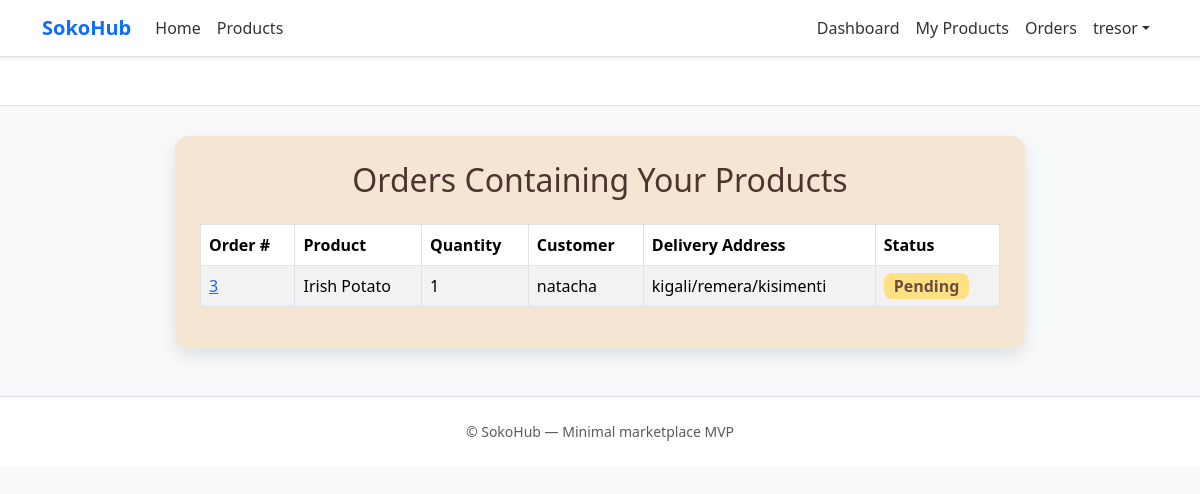
Screenshot of /orders/vendor-orders/ (signed in) with the database file from the repository.
### accounts/models.py (models this page shows, shortened)
class CustomUser(AbstractUser):
    VENDOR = 'vendor'
    CUSTOMER = 'customer'
    USER_TYPE_CHOICES = [
        (VENDOR, 'Vendor'),
        (CUSTOMER, 'Customer'),
    ]
    user_type = models.CharField(max_length=20, choices=USER_TYPE_CHOICES, default=CUSTOMER)
    email = models.EmailField(blank=False)
    phone = models.CharField(max_length=20, blank=True)
    location = models.CharField(max_length=100, blank=True)

### orders/models.py (models this page shows, shortened)
class OrderItem(models.Model):
    order = models.ForeignKey(Order, on_delete=models.CASCADE, related_name='items')
    product = models.ForeignKey('products.Product', on_delete=models.CASCADE)
    quantity = models.PositiveIntegerField(default=1)
    price = models.DecimalField(decimal_places=2, max_digits=10, validators=[MinValueValidator(0)])

class Order(models.Model):
    STATUS_PENDING = 'pending'
    STATUS_COMPLETED = 'completed'
    STATUS_CHOICES = [
        (STATUS_PENDING, 'Pending'),
        (STATUS_COMPLETED, 'Completed'),
    ]
    customer = models.ForeignKey(settings.AUTH_USER_MODEL, on_delete=models.CASCADE, related_name='orders')
    total = models.DecimalField(decimal_places=2, max_digits=12, validators=[MinValueValidator(0)])
    status = models.CharField(max_length=20, choices=STATUS_CHOICES, default=STATUS_PENDING)
    delivery_address = models.TextField()
    phone = models.CharField(max_length=20)
    created_at = models.DateTimeField(auto_now_add=True)
    class Meta:
        ordering = ['-created_at']

### products/models.py (models this page shows, shortened)
class Product(models.Model):
    STATUS_ACTIVE = 'active'
    STATUS_INACTIVE = 'inactive'
    STATUS_CHOICES = [
        (STATUS_ACTIVE, 'Active'),
        (STATUS_INACTIVE, 'Inactive'),
    ]
    vendor = models.ForeignKey(settings.AUTH_USER_MODEL, on_delete=models.CASCADE, related_name='products')
    name = models.CharField(max_length=200)
    description = models.TextField(blank=True)
    price = models.DecimalField(decimal_places=2, max_digits=10, validators=[MinValueValidator(0)])
    stock = models.PositiveIntegerField(default=0)
    image = models.ImageField(upload_to='products/', blank=True, null=True)
    status = models.CharField(max_length=20, choices=STATUS_CHOICES, default=STATUS_ACTIVE)
    created_at = models.DateTimeField(auto_now_add=True)
    class Meta:
        ordering = ['-created_at']

### accounts/decorators.py (the view)
    def wrapper(request, *args, **kwargs):
        if not request.user.is_authenticated:
            messages.error(request, "Login required.")
            return redirect("login")
        if request.user.user_type != "vendor":
            messages.error(request, "Only vendors can access this page.")
            return redirect("home")
        return view_func(request, *args, **kwargs)

### orders/views.py (called while the page is built)
@vendor_required
def vendor_orders(request):
    vendor_items = OrderItem.objects.filter(product__vendor=request.user).select_related('order', 'product', 'order__customer').order_by('-order__created_at')
    return render(request, 'vendor_orders.html', {"items": vendor_items})

### templates/vendor_orders.html
{% extends "base.html" %}
{% block content %}
<div style="max-width:850px; margin:30px auto; background:#f5e6d3; padding:25px; border-radius:14px; box-shadow:0 8px 18px rgba(0,0,0,0.1);">
    <h2 style="color:#4e342e; text-align:center; margin-bottom:25px;">
        Orders Containing Your Products
    </h2>
    {% if items %}
    <div style="overflow-x:auto;">
    <table class="table table-bordered table-striped align-middle" style="background:white;">
        <thead style="background:#f5e6d3;">
            <tr>
                <th>Order #</th>
                <th>Product</th>
                <th>Quantity</th>
                <th>Customer</th>
                <th>Delivery Address</th>
                <th>Status</th>
            </tr>
        </thead>
        <tbody>
        {% for item in items %}
            <tr>
                <td><a href="{% url 'orders:confirmation' item.order.id %}">{{ item.order.id }}</a></td>
                <td>{{ item.product.name }}</td>
                <td>{{ item.quantity }}</td>
                <td>{{ item.order.customer.username }}</td>
                <td>{{ item.order.delivery_address }}</td>
                <td>
                    {% if item.order.status == 'pending' %}
                        <span style="background:#ffe082; color:#6d4c41; padding:2px 10px; border-radius:8px; font-weight:600;">Pending</span>
                    {% elif item.order.status == 'completed' %}
                        <span style="background:#c8e6c9; color:#256029; padding:2px 10px; border-radius:8px; font-weight:600;">Completed</span>
                    {% else %}
                        <span style="background:#eee; color:#333; padding:2px 10px; border-radius:8px; font-weight:600;">{{ item.order.status|capfirst }}</span>
                    {% endif %}
                </td>
            </tr>
        {% endfor %}
        </tbody>
    </table>
    </div>
    {% else %}
        <p style="text-align:center; color:#6d4c41; font-size:18px;">
            No orders include your products yet.
        </p>
    {% endif %}
</div>
{% endblock %}

### templates/base.html (shortened to what this page needs)
{% load static %}
<!DOCTYPE html>
<html lang="en">
<head>
        <link href="https://cdn.jsdelivr.net/npm/bootstrap@5.3.3/dist/css/bootstrap.min.css" rel="stylesheet">
        <link href="{% static 'css/styles.css' %}" rel="stylesheet">
</head>
<body class="bg-light">
<nav class="navbar navbar-expand-lg navbar-white bg-white border-bottom shadow-sm">
    <div class="container">
        <a class="navbar-brand fw-bold text-primary" href="{% url 'home_page' %}">SokoHub</a>
        <div class="collapse navbar-collapse" id="mainNav">
            <ul class="navbar-nav me-auto mb-2 mb-lg-0">
                <li class="nav-item">
                    <a class="nav-link {% if request.path == '/' %}active{% endif %}" href="{% url 'home_page' %}">Home</a>
                </li>
                    <li class="nav-item">
                    <a class="nav-link {% if 'products' in request.path %}active{% endif %}" href="{% url 'products:product_list' %}">Products</a>
                </li>
            </ul>
            <ul class="navbar-nav mb-2 mb-lg-0">
                {% if request.user.is_authenticated %}
                    {% if request.user.user_type == 'vendor' %}
                        <li class="nav-item"><a class="nav-link" href="{% url 'products:vendor_dashboard' %}">Dashboard</a></li>
                        <li class="nav-item"><a class="nav-link" href="{% url 'products:vendor_products' %}">My Products</a></li>
                        <li class="nav-item"><a class="nav-link" href="{% url 'orders:vendor_orders' %}">Orders</a></li>
                    {% else %}
                        <li class="nav-item"><a class="nav-link" href="{% url 'orders:my_orders' %}">My Orders</a></li>
                    {% endif %}
                    <li class="nav-item dropdown">
                        <a class="nav-link dropdown-toggle" href="#" id="userMenu" role="button" data-bs-toggle="dropdown">{{ request.user.username }}</a>
                    </li>
                {% else %}
                    <li class="nav-item"><a class="nav-link" href="{% url 'login' %}">Login</a></li>
                    <li class="nav-item"><a class="nav-link btn btn-sm btn-primary text-white ms-2" href="{% url 'register' %}">Register</a></li>
                {% endif %}
            </ul>
        </div>
    </div>
</nav>
<header class="py-4 bg-white border-bottom mb-4">
</header>
<main class="container mb-5">
    {% block content %}{% endblock %}
</main>
<footer class="bg-white border-top py-4 mt-auto">
    <div class="container text-center text-muted small">
        © {{ now|date:'Y' }} SokoHub — Minimal marketplace MVP
    </div>
</footer>
</body>
</html>

### static/css/styles.css (style rules this page uses)
:root { --brand:#0d6efd; --muted:#6c757d; }
body { background:#f7f8fa;font-family:system-ui,-apple-system,Segoe UI,Roboto,'Helvetica Neue',Arial }
.navbar-brand { font-size:1.25rem }
.navbar .nav-link { color:#333 }
footer { color:#6c757d }

### rows the page displays
CustomUser: user.username "tresor"
OrderItem: order.id "3", product.name "Irish Potato", quantity "1", order.customer.username "natacha", order.delivery_address "kigali/remera/kisimenti", shows "Pending"
